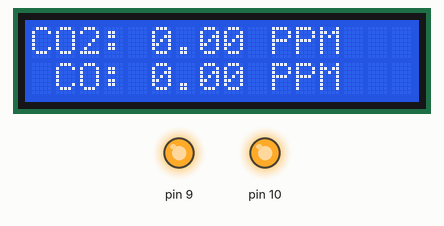
A sketch run on a simulated Arduino Uno, built with avr-gcc and run on an emulated ATmega328P. Shown: 16×2 character LCD, output pins drawn as LEDs (lit = HIGH). The modem accepts every AT command (registered, SIM ready, sends succeed) and sends nothing else; what the sketch prints to the serial monitor is not drawn.

Above: at 13.3 s.

The sketch:

air_quality_monitor.ino
```cpp
/* Arduino + Esp8266 + ThingSpeak + MQ135 + 16x2 LCD
 * Project name = "Air Quality Monitor Using Arduino Uno, MQ135 and ESP8266"
 * About = "takes voltage reading from mq135 converts it to co2 and co(in ppm), displays it to LCD
 * and also uploads data to thingspeak channel using ESP8266 wifi module
 * github.com/kazerine
 */

// Code to use SoftwareSerial
#include <SoftwareSerial.h>
SoftwareSerial espSerial =  SoftwareSerial(2,3);      // arduino RX pin=2  arduino TX pin=3 w/ esp8266
#include "MQ135.h"                                    // header file for mq135 gas sensor
#include <LiquidCrystal.h>                            // header file for lcd
int Contrast=500;
LiquidCrystal lcd(12,11, 7, 6, 5, 4);                 // define pins of lcd connected to arduino
const int sensorPin = A0;                              // sensor connected to analog0 pin of arduino
int air_quality;
String apiKey = "16-char-write-key";                    // channel's thingspeak WRITE API key
String ssid="yournetworksssid";         // Wifi network SSID
String password ="yournetworkpassword";   // Wifi network password
boolean DEBUG=true;               // Enable debugging through serial monitor

//======================================================================== loop to show response of debug on serial monitor
void showResponse(int waitTime){
    long t=millis();
    char c;
    while (t+waitTime>millis()){
      if (espSerial.available()){
        c=espSerial.read();
        if (DEBUG) Serial.print(c);
      }
    }

}

//======================================================================== loop to write data on Thingspeak channel
boolean thingSpeakWrite(float value1, float value2){
  String cmd = "AT+CIPSTART=\"TCP\",\"";                  // TCP connection
  cmd += "184.106.153.149";                               // api.thingspeak.com
  cmd += "\",80";                                         // port 80
  espSerial.println(cmd);
  if (DEBUG) Serial.println(cmd);
  if(espSerial.find("Error")){
    if (DEBUG) Serial.println("AT+CIPSTART error");
    return false;
  }
  String getStr = "GET /update?api_key=";   // prepare GET string
  getStr += apiKey;
  getStr +="&field1=";
  getStr += String(value1);
  getStr +="&field2=";
  getStr += String(value2);
  getStr += "\r\n\r\n";
  // send data length
  cmd = "AT+CIPSEND=";
  cmd += String(getStr.length());
  espSerial.println(cmd);
  if (DEBUG)  Serial.println(cmd);
  if(espSerial.find(">")){
    espSerial.print(getStr);
    if (DEBUG)  Serial.print(getStr);
  }
  else{
    espSerial.println("AT+CIPCLOSE");
    // alert user
    if (DEBUG)   Serial.println("AT+CIPCLOSE");
    return false;
  }
  return true;
}
//================================================================================ setup
void setup() {

  DEBUG=true;             // enable debug serial
  Serial.begin(9600);
  analogWrite(9,24836);
  analogWrite(10,Contrast);
  espSerial.begin(9600);  // enable software serial
                          // if esp8266 module's speed is not at 9600 change AT firmware to 9600.

  //enable next 4 lines to forcefully change baudrate to 9600bps (if not already).
  espSerial.println("AT+UART_CUR=9600,8,1,0,0");    // Enable this line to set esp8266 serial speed to 9600 bps (for current)
  showResponse(1000);

  espSerial.println("AT+UART_DEF=9600,8,1,0,0");    // Enable this line to set esp8266 serial speed to 9600 bps (for default)
  showResponse(1000);

  espSerial.println("AT+CWMODE=1");   // set esp8266 as client
  showResponse(1000);

  espSerial.println("AT+CWJAP=\""+ssid+"\",\""+password+"\"");  // set your home router SSID and password
  showResponse(5000);
  lcd.begin(16,2);
   if (DEBUG)  Serial.println("Setup completed");
}
// ====================================================================== loop
void loop() {
   // Read sensor values from analog pin A0
   MQ135 gasSensor = MQ135(A0);
   float rzeroCO = gasSensor.getRZeroCO();
   Serial.println("rzero co =" +String(rzeroCO)+ " //co resistance");

   float rzeroCO2 = gasSensor.getRZeroCO2();
   Serial.println("rzero co2 =" +String(rzeroCO2)+ " //co2 resistance");

   float co2_1 = gasSensor.getCO2PPM();
   float co_1 = gasSensor.getCOPPM();
   delay(1000);
   float co2_2 = gasSensor.getCO2PPM();
   float co_2 = gasSensor.getCOPPM();
   delay(1000);
   float co2_3 = gasSensor.getCO2PPM();
   float co_3 = gasSensor.getCOPPM();
   delay(1000);
   float co2_4 = gasSensor.getCO2PPM();
   float co_4 = gasSensor.getCOPPM();
   delay(1000);
   float co2_5 = gasSensor.getCO2PPM();
   float co_5 = gasSensor.getCOPPM();
   delay(1000);
   float air_quality_co2 = ( co2_1 + co2_2 + co2_3 + co2_4 + co2_5 ) / 5;
   lcd.setCursor (0, 0);
   lcd.print ("CO2: ");
   lcd.print (air_quality_co2);
   lcd.print (" PPM ");
   float air_quality_co = ( co_1 + co_2 + co_3 + co_4 + co_5 ) / 5;
   lcd.setCursor (0, 1);
   lcd.print (" CO: ");
   lcd.print (air_quality_co);
   lcd.print (" PPM ");
   thingSpeakWrite(air_quality_co2,air_quality_co);                                      // call write function to write values to thingspeak
   delay(10000);
}
```
